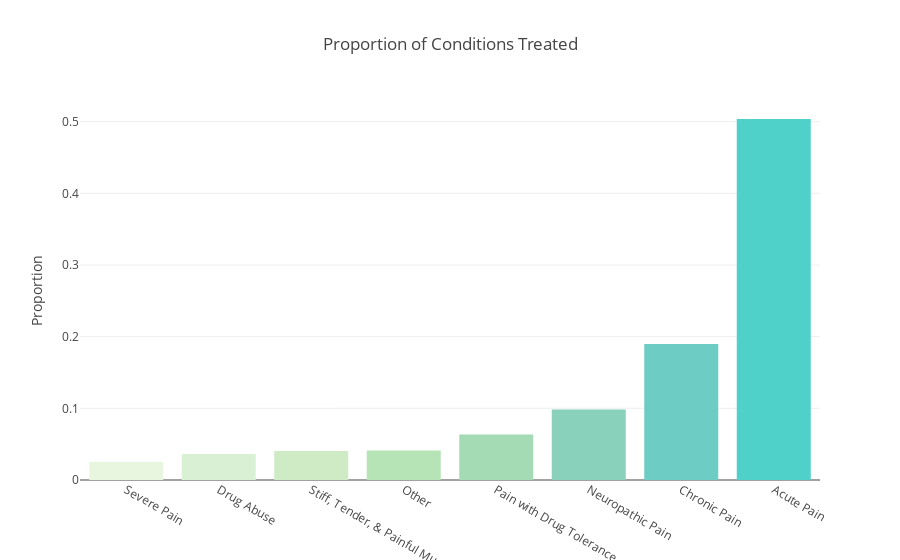

The code cell stored with this chart in its notebook:
### Code cell
# interactive plot
groups = data6.group.unique()

col = []
for i in range(1, len(data6)+1):
    col.append(specCol40[i*3])
    
trace = [go.Bar(x = list(data6.group), y = list(data6.total), 
               marker = dict(color = col))]
layout = go.Layout(title = 'Proportion of Conditions Treated', 
                   yaxis = dict(title = 'Proportion'))
    
iplot(go.Figure(data = trace, layout = layout))

### Figure 1 — Plotly figure (JSON) as saved in the notebook; plotly's stock layout.template omitted (floating-point values rounded to 4 significant figures)
{"data": [{"marker": {"color": ["rgb(232, 246, 224)", "rgb(218, 240, 212)", "rgb(206, 235, 198)", "rgb(182, 228, 182)", "rgb(164, 219, 180)", "rgb(137, 209, 187)", "rgb(109, 205, 197)", "rgb(79, 209, 202)"]}, "type": "bar", "uid": "5790b080-9abe-11e8-9682-c49ded1fd344", "x": ["Severe Pain", "Drug Abuse", "Stiff, Tender, & Painful Muscles", "Other", "Pain with Drug Tolerance", "Neuropathic Pain", "Chronic Pain", "Acute Pain"], "y": [0.02555, 0.03626, 0.04039, 0.041, 0.06339, 0.09843, 0.1898, 0.5037]}], "layout": {"title": "Proportion of Conditions Treated", "yaxis": {"title": "Proportion"}}}
